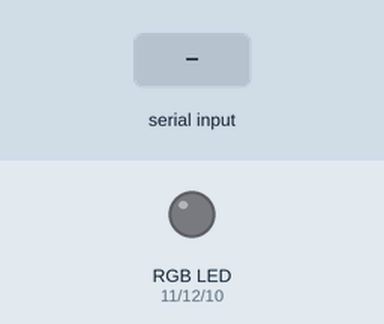
Recording of a sketch running on a simulated Arduino Uno, built with avr-gcc and run on an emulated ATmega328P. Shown: an RGB LED mixed from three pins (HIGH = lit). The inputs (shaded band) are chosen by the test bench. Dim RGB values are drawn brighter than linear; what the sketch prints to the serial monitor is not drawn.

Above: at 1.2 s.
1.3 s: "90,45,200\n" received over Serial
At 2.5 s:
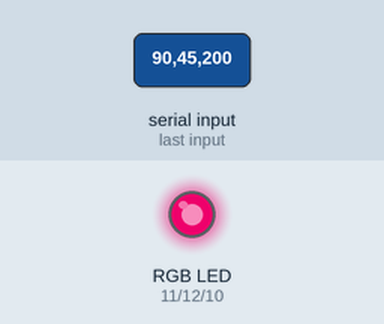
2.8 s: "30,150,10\n" received over Serial
At 3.9 s:
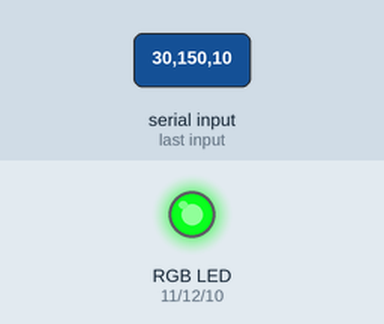
4.3 s: "90,45\n" received over Serial
At 5.6 s:
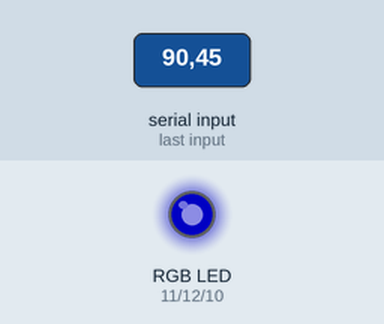
6.8 s: "30,150\n" received over Serial
At 8.8 s:
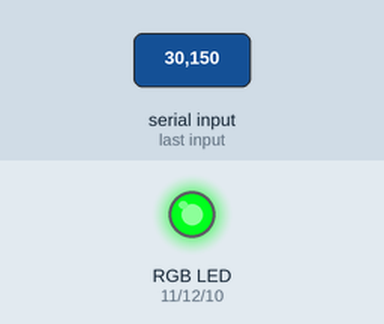
9.3 s: "5\n" received over Serial
At 12.1 s:
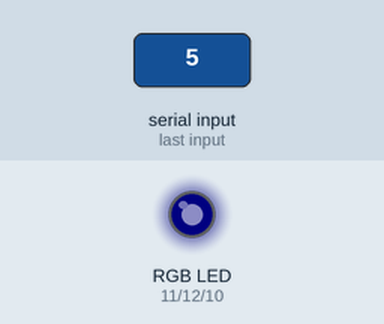
12.3 s: "200\n" received over Serial
At 14.8 s:
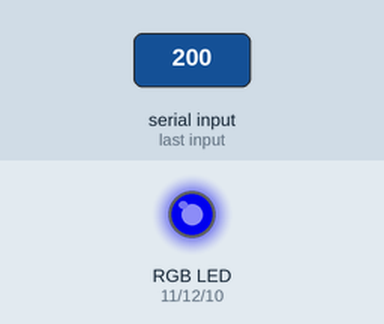
Timing chart, 0 to 16.3 s (numbered marks = the images above; inputs shaded):
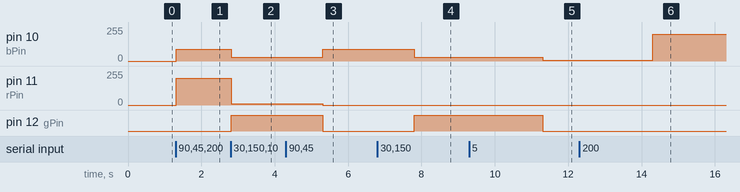

Measured:
- after the input at 1.3 s, pin 10 (bPin): 0/255 → 90/255 at once; pin 11 (rPin): 0/255 → 200/255 at once
- after the input at 2.8 s, pin 10 (bPin): 90/255 → 30/255 at once; pin 11 (rPin): 200/255 → 10/255 at once; pin 12 (gPin): LOW → HIGH at once
- after the input at 4.3 s, pin 10 (bPin): 30/255 → 90/255 after 1.0 s; pin 11 (rPin): 10/255 → 0/255 after 1.0 s; pin 12 (gPin): HIGH → LOW after 1.0 s
- after the input at 6.8 s, pin 10 (bPin): 90/255 → 30/255 after 1.0 s; pin 12 (gPin): LOW → HIGH after 1.0 s
- after the input at 9.3 s, pin 10 (bPin): 30/255 → 5/255 after 2.0 s; pin 12 (gPin): HIGH → LOW after 2.0 s
- after the input at 12.3 s, pin 10 (bPin): 5/255 → 200/255 after 2.0 s

The sketch:

RGB.ino
```cpp
//for strcmp check if == -10

uint8_t ID = 1;

// which pins we are using
uint8_t rPin = 11;
uint8_t gPin = 12;
uint8_t bPin = 10;
// forward declration of our functions
void changeLedColours(uint8_t rVal, uint8_t gVal, uint8_t bVal);
void checkInputs();


// setup function for our pins and serial
void setup()
{
    pinMode(rPin, OUTPUT);
    pinMode(gPin, OUTPUT);
    pinMode(bPin, OUTPUT);
    Serial.begin(9600);
    Serial.println("WE ON");
}

// main system loop, most important stuff is done here
void loop()
{
  checkInputs();
  delay(1);

}

// change the rgb colours for the bulb, takes values from 0 to 255
void changeLedColours(uint8_t rVal, uint8_t gVal, uint8_t bVal)
{
    analogWrite(rPin, constrain(rVal, 0, 255));
    analogWrite(gPin, constrain(gVal, 0, 255));
    analogWrite(bPin, constrain(bVal, 0, 255));
}

// Checking if the serial has any inputs, and if it does call the changeLedColours() function
// We can do this as we are only going to expect a valid input in the form of "number, number, number"
// (where 0 >= number >= 255).
void checkInputs()
{
    uint8_t temp[3]{};
    while(Serial.available() > 0)
    {
      changeLedColours(Serial.parseInt(), Serial.parseInt(), Serial.parseInt());
      Serial.readStringUntil("\n"); // for wiping the buffer so it doesnt send 0 to the parse ints :)

    }

    //while(Serial.available() > 0)
    //{
     // temp = Serial.readStringUntil("\n");
   // }

   // if(temp.length() < 11) { return; }
    //else { changeLedColours(temp.substring(0, 3).toInt(),temp.substring(4, 7).toInt(),temp.substring(8,11).toInt()); }

}
```
